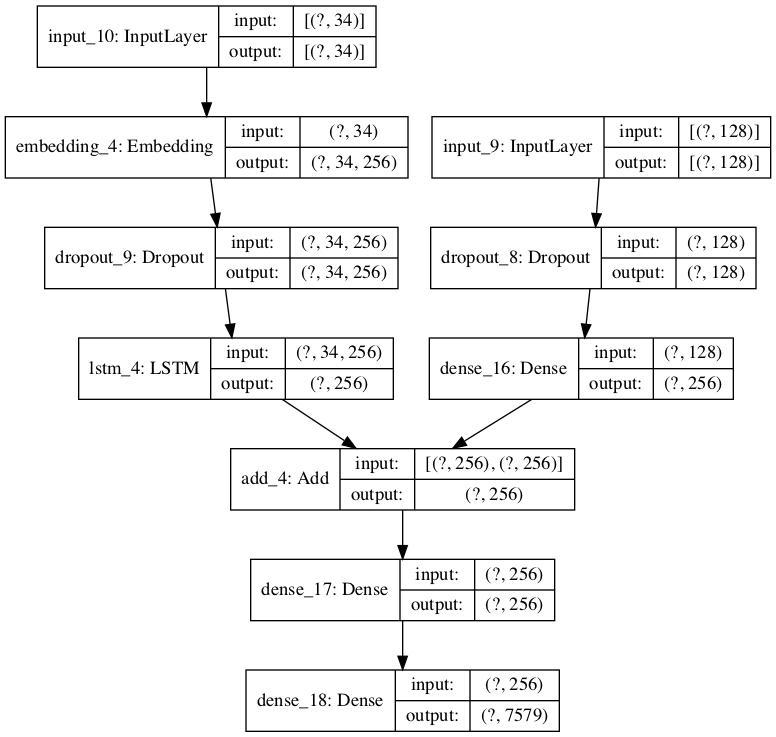

The Python source for this figure:
from numpy import array
from pickle import load
from tensorflow.keras.preprocessing.text import Tokenizer
from tensorflow.keras.preprocessing.sequence import pad_sequences
from tensorflow.keras.utils import to_categorical
from tensorflow.keras.utils import plot_model
from tensorflow.keras.models import Model
from tensorflow.keras.layers import Input
from tensorflow.keras.layers import Dense
from tensorflow.keras.layers import LSTM
from tensorflow.keras.layers import Embedding
from tensorflow.keras.layers import Dropout
from keras.layers.merge import add
from tensorflow.keras.callbacks import ModelCheckpoint
import numpy as np
from tensorflow.keras import layers
from tensorflow.keras.models import Sequential
from tensorflow.keras.layers import Conv2D
from tensorflow.keras.layers import MaxPooling2D
from tensorflow.keras.layers import Flatten
from tensorflow.keras.layers import Dense 
from tensorflow.keras.layers import Dropout 
from tensorflow.keras.layers import Input, Add, Dense, Activation, ZeroPadding2D, BatchNormalization, Flatten, Conv2D, AveragePooling2D, MaxPooling2D, GlobalMaxPooling2D
from tensorflow.keras.models import Model, load_model
from tensorflow.keras.preprocessing import image
from keras.utils import layer_utils
from keras.utils.data_utils import get_file
from tensorflow.keras.applications.imagenet_utils import preprocess_input
import pydot
from IPython.display import SVG
from keras.utils.vis_utils import model_to_dot
from keras.utils import plot_model
from tensorflow.keras.initializers import glorot_uniform
import scipy.misc
from matplotlib.pyplot import imshow
%matplotlib inline
import tensorflow as tf
import imageio
import tensorflow.keras.backend as K
K.set_image_data_format('channels_last')
from pickle import dump
from tensorflow.keras.applications.vgg16 import VGG16
from tensorflow.keras.preprocessing.image import load_img
from tensorflow.keras.preprocessing.image import img_to_array
from tensorflow.keras.applications.vgg16 import preprocess_input
from tensorflow.keras.models import Model
from os import listdir

def GoogleNet():
  
    #installing CNN
    model = Sequential()
    
    #Conv2D(32,(3,3),activation='relu',padding='same',input_shape=(32,32,3)
    model.add(Conv2D(64, (7, 7),activation ='sigmoid',padding='same',input_shape = (640,435,3)))
    
    #step-2 pooling
    model.add(MaxPooling2D (pool_size=(3,3), strides=(1,1)))
    
    #step3
    model.add(Conv2D(192, (3, 3),activation ='sigmoid',padding='same',strides = (1,1)))
    
    #step:4
    model.add(MaxPooling2D (pool_size=(3,3), strides=(2,2)))
    
    #step:5 inception(3a)
    model.add(Conv2D(filters = 256, kernel_size = (1, 1), strides = (1,1), padding = 'same'))
    model.add(Conv2D(filters = 256, kernel_size = (3,3), strides = (1,1), padding = 'same'))
    model.add(Conv2D(filters = 256, kernel_size = (5,5), strides = (1,1), padding = 'same'))
    #step:6 (adding pooling layer to inception(3a))
    model.add(MaxPooling2D (pool_size=(3,3)))
    
    #step7
    model.add(Conv2D(filters = 480, kernel_size = (1, 1), strides = (1,1), padding = 'same'))
    model.add(Conv2D(filters = 480, kernel_size = (3,3), strides = (1,1), padding = 'same'))
    model.add(Conv2D(filters = 480, kernel_size = (5,5), strides = (1,1), padding = 'same'))
    #step:8 (adding pooling layer to inception(3))
    #model.add(MaxPooling2D (pool_size=(3,3)))
    
    #step9
   # model.add(MaxPooling2D (pool_size=(3,3), strides=(1,1)))
    
    #step10
    model.add(Conv2D(filters = 512, kernel_size = (1,1), padding = 'same'))
    model.add(Conv2D(filters = 512, kernel_size = (3,3), padding = 'same'))
    model.add(Conv2D(filters = 512, kernel_size = (5,5), padding = 'same'))
    #(adding pooling layer to inception(3))
    #model.add(MaxPooling2D (pool_size=(3,3)))
    
    #step11
    model.add(Conv2D(filters = 512, kernel_size = (1, 1), strides = (1,1), padding = 'same'))
    model.add(Conv2D(filters = 512, kernel_size = (3,3), strides = (1,1), padding = 'same'))
    model.add(Conv2D(filters = 512, kernel_size = (5,5), strides = (1,1), padding = 'same'))
    #(adding pooling layer to inception(3))
    #model.add(MaxPooling2D (pool_size=(2,2)))
    
    #step12
    model.add(Conv2D(filters = 512, kernel_size = (1, 1), strides = (1,1), padding = 'same'))
    model.add(Conv2D(filters = 512, kernel_size = (3,3), strides = (1,1), padding = 'same'))
    model.add(Conv2D(filters = 512, kernel_size = (5,5), strides = (1,1), padding = 'same'))
    #(adding pooling layer to inception(3))
    #model.add(MaxPooling2D (pool_size=(100,100)))
    
    #step13
    model.add(Conv2D(filters = 528, kernel_size = (1, 1), strides = (1,1), padding = 'same'))
    model.add(Conv2D(filters = 528, kernel_size = (3,3), strides = (1,1), padding = 'same'))
    model.add(Conv2D(filters = 528, kernel_size = (5,5), strides = (1,1), padding = 'same'))
    #(adding pooling layer to inception(3))
    #model.add(MaxPooling2D (pool_size=(3,3)))
    
    #step14
    model.add(Conv2D(filters = 832, kernel_size = (1, 1), strides = (1,1), padding = 'same'))
    model.add(Conv2D(filters = 832, kernel_size = (3,3), strides = (1,1), padding = 'same'))
    model.add(Conv2D(filters = 832, kernel_size = (5,5), strides = (1,1), padding = 'same'))
    
    model.add(Conv2D(filters = 832, kernel_size = (1, 1), strides = (1,1), padding = 'same'))
    model.add(Conv2D(filters = 832, kernel_size = (3,3), strides = (1,1), padding = 'same'))
    model.add(Conv2D(filters = 832, kernel_size = (5,5), strides = (1,1), padding = 'same'))
    #(adding pooling layer to inception(3))
    #model.add(MaxPooling2D (pool_size=(3,3)))
    
    #step15
    model.add(MaxPooling2D (pool_size=(3,3)))
    
    #step16
    model.add(Conv2D(filters = 832, kernel_size = (1, 1), strides = (1,1), padding = 'same'))
    model.add(Conv2D(filters = 832, kernel_size = (3,3), strides = (1,1), padding = 'same'))
    model.add(Conv2D(filters = 832, kernel_size = (5,5), strides = (1,1), padding = 'same'))
    #(adding pooling layer to inception(3))
    model.add(MaxPooling2D (pool_size=(3,3)))
    
    #step17
    model.add(Conv2D(filters = 1024, kernel_size = (1, 1), strides = (1,1), padding = 'same'))
    model.add(Conv2D(filters = 1024, kernel_size = (3,3), strides = (1,1), padding = 'same'))
   # model.add(Conv2D(filters = 1024, kernel_size = (5,5), strides = (1,1), padding = 'same'))
    #(adding pooling layer to inception(3))
    #model.add(MaxPooling2D (pool_size=(3,3)))
    
    #step18
    model.add(AveragePooling2D(pool_size=(1,1), strides =(1,1)))
    
    #step19
    #step17
    model.add(Conv2D(filters = 1024, kernel_size = (1, 1), strides = (1,1), padding = 'same'))
    model.add(Conv2D(filters = 1024, kernel_size = (3,3), strides = (1,1), padding = 'same'))
    model.add(Conv2D(filters = 1024, kernel_size = (5,5), strides = (1,1), padding = 'same'))
    #(adding pooling layer to inception(3))
    model.add(Conv2D(filters = 1024, kernel_size = (1, 1), strides = (1,1), padding = 'same'))
    model.add(Conv2D(filters = 1024, kernel_size = (3,3), strides = (1,1), padding = 'same'))
    model.add(Conv2D(filters = 1024, kernel_size = (5,5), strides = (1,1), padding = 'same'))
    
    model.add(Conv2D(filters = 1024, kernel_size = (1, 1), strides = (1,1), padding = 'same'))
    model.add(Conv2D(filters = 1024, kernel_size = (3,3), strides = (1,1), padding = 'same'))
    model.add(Conv2D(filters = 1024, kernel_size = (5,5), strides = (1,1), padding = 'same'))
    
    model.add(Conv2D(filters = 1024, kernel_size = (1, 1), strides = (1,1), padding = 'same'))
    model.add(Conv2D(filters = 1024, kernel_size = (3,3), strides = (1,1), padding = 'same'))
    model.add(Conv2D(filters = 1024, kernel_size = (5,5), strides = (1,1), padding = 'same'))
    #(adding pooling layer to inception(3))
    model.add(Conv2D(filters = 1024, kernel_size = (1, 1), strides = (1,1), padding = 'same'))
    model.add(Conv2D(filters = 1024, kernel_size = (3,3), strides = (1,1), padding = 'same'))
    model.add(Conv2D(filters = 1024, kernel_size = (5,5), strides = (1,1), padding = 'same'))
    
    model.add(Conv2D(filters = 1024, kernel_size = (1, 1), strides = (1,1), padding = 'same'))
    model.add(Conv2D(filters = 1024, kernel_size = (3,3), strides = (1,1), padding = 'same'))
    model.add(Conv2D(filters = 1024, kernel_size = (5,5), strides = (1,1), padding = 'same'))
    
    
    model.add(Conv2D(filters = 1024, kernel_size = (1, 1), strides = (1,1), padding = 'same'))
    model.add(Conv2D(filters = 1024, kernel_size = (3,3), strides = (1,1), padding = 'same'))
    model.add(Conv2D(filters = 1024, kernel_size = (5,5), strides = (1,1), padding = 'same'))
    #(adding pooling layer to inception(3))
    model.add(Conv2D(filters = 1024, kernel_size = (1, 1), strides = (1,1), padding = 'same'))
    model.add(Conv2D(filters = 1024, kernel_size = (3,3), strides = (1,1), padding = 'same'))
    model.add(Conv2D(filters = 1024, kernel_size = (5,5), strides = (1,1), padding = 'same'))
    
    model.add(Conv2D(filters = 1024, kernel_size = (1, 1), strides = (1,1), padding = 'same'))
    model.add(Conv2D(filters = 1024, kernel_size = (3,3), strides = (1,1), padding = 'same'))
    model.add(Conv2D(filters = 1024, kernel_size = (5,5), strides = (1,1), padding = 'same'))
    
    model.add(Conv2D(filters = 1024, kernel_size = (1, 1), strides = (1,1), padding = 'same'))
    model.add(Conv2D(filters = 1024, kernel_size = (3,3), strides = (1,1), padding = 'same'))
    model.add(Conv2D(filters = 1024, kernel_size = (5,5), strides = (1,1), padding = 'same'))
    #(adding pooling layer to inception(3))
    model.add(Conv2D(filters = 1024, kernel_size = (1, 1), strides = (1,1), padding = 'same'))
    model.add(Conv2D(filters = 1024, kernel_size = (3,3), strides = (1,1), padding = 'same'))
    model.add(Conv2D(filters = 1024, kernel_size = (5,5), strides = (1,1), padding = 'same'))
    
    model.add(Conv2D(filters = 1024, kernel_size = (1, 1), strides = (1,1), padding = 'same'))
    model.add(Conv2D(filters = 1024, kernel_size = (3,3), strides = (1,1), padding = 'same'))
    model.add(Conv2D(filters = 1024, kernel_size = (5,5), strides = (1,1), padding = 'same'))
    
    model.add(MaxPooling2D (pool_size=(3,3)))
    
    #step20
    model.add(Flatten())
    
    #128
    model.add(Dense(activation = 'sigmoid', units=128))
   
    print(model.summary())
	
    return model

# extract features from each photo in the directory
# extract features from each photo in the directory
def extract_features(directory):
	# load the model
	model = GoogleNet()
	# summarize
	print(model.summary())
	# extract features from each photo
	features = dict()
	for name in listdir(directory):
		# load an image from file
		filename = directory + '/' + name
		image = load_img(filename, target_size=(500,330))
		# convert the image pixels to a numpy array
		image = img_to_array(image)
		# reshape data for the model
		image = image.reshape((1, image.shape[0], image.shape[1], image.shape[2]))
		# prepare the image for the VGG model
		image = preprocess_input(image)
		# get features
		feature = model.predict(image, verbose=1)
		# get image id
		image_id = name.split('.')[0]
		# store feature
		features[image_id] = feature
		print('>%s' % name)
	return features


# extract features from all images
directory = 'Flicker8k_Dataset'
features = extract_features(directory)
print('Extracted Features: %d' % len(features))
# save to file
dump(features, open('features.pkl', 'wb'))





from numpy import array
from pickle import load
from keras.preprocessing.text import Tokenizer
from keras.preprocessing.sequence import pad_sequences
from keras.utils import to_categorical
from keras.utils import plot_model
from keras.models import Model
from keras.layers import Input
from keras.layers import Dense
from keras.layers import LSTM
from keras.layers import Embedding
from keras.layers import Dropout
from keras.layers.merge import add
from keras.callbacks import ModelCheckpoint

# load doc into memory
def load_doc(filename):
	# open the file as read only
	file = open(filename, 'r')
	# read all text
	text = file.read()
	# close the file
	file.close()
	return text

# load a pre-defined list of photo identifiers
def load_set(filename):
	doc = load_doc(filename)
	dataset = list()
	# process line by line
	for line in doc.split('\n'):
		# skip empty lines
		if len(line) < 1:
			continue
		# get the image identifier
		identifier = line.split('.')[0]
		dataset.append(identifier)
	return set(dataset)

# load clean descriptions into memory
def load_clean_descriptions(filename, dataset):
	# load document
	doc = load_doc(filename)
	descriptions = dict()
	for line in doc.split('\n'):
		# split line by white space
		tokens = line.split()
		# split id from description
		image_id, image_desc = tokens[0], tokens[1:]
		# skip images not in the set
		if image_id in dataset:
			# create list
			if image_id not in descriptions:
				descriptions[image_id] = list()
			# wrap description in tokens
			desc = 'startseq ' + ' '.join(image_desc) + ' endseq'
			# store
			descriptions[image_id].append(desc)
	return descriptions

# load photo features
def load_photo_features(filename, dataset):
	# load all features
	all_features = load(open(filename, 'rb'))
	# filter features
	features = {k: all_features[k] for k in dataset}
	return features

# covert a dictionary of clean descriptions to a list of descriptions
def to_lines(descriptions):
	all_desc = list()
	for key in descriptions.keys():
		[all_desc.append(d) for d in descriptions[key]]
	return all_desc

# fit a tokenizer given caption descriptions
def create_tokenizer(descriptions):
	lines = to_lines(descriptions)
	tokenizer = Tokenizer()
	tokenizer.fit_on_texts(lines)
	return tokenizer

# calculate the length of the description with the most words
def max_length(descriptions):
	lines = to_lines(descriptions)
	return max(len(d.split()) for d in lines)

# create sequences of images, input sequences and output words for an image
def create_sequences(tokenizer, max_length, descriptions, photos, vocab_size):
	X1, X2, y = list(), list(), list()
	# walk through each image identifier
	for key, desc_list in descriptions.items():
		# walk through each description for the image
		for desc in desc_list:
			# encode the sequence
			seq = tokenizer.texts_to_sequences([desc])[0]
			# split one sequence into multiple X,y pairs
			for i in range(1, len(seq)):
				# split into input and output pair
				in_seq, out_seq = seq[:i], seq[i]
				# pad input sequence
				in_seq = pad_sequences([in_seq], maxlen=max_length)[0]
				# encode output sequence
				out_seq = to_categorical([out_seq], num_classes=vocab_size)[0]
				# store
				X1.append(photos[key][0])
				X2.append(in_seq)
				y.append(out_seq)
	return array(X1), array(X2), array(y)

# define the captioning model
def define_model(vocab_size, max_length):
	# feature extractor model
	inputs1 = Input(shape=(128,))
	fe1 = Dropout(0.5)(inputs1)
	fe2 = Dense(256, activation='relu')(fe1)
	# sequence model
	inputs2 = Input(shape=(max_length,))
	se1 = Embedding(vocab_size, 256, mask_zero=True)(inputs2)
	se2 = Dropout(0.5)(se1)
	se3 = LSTM(256)(se2)
	# decoder model
	decoder1 = add([fe2, se3])
	decoder2 = Dense(256, activation='relu')(decoder1)
	outputs = Dense(vocab_size, activation='softmax')(decoder2)
	# tie it together [image, seq] [word]
	model = Model(inputs=[inputs1, inputs2], outputs=outputs)
	model.compile(loss='categorical_crossentropy', optimizer='adam')
	# summarize model
	print(model.summary())
	plot_model(model, to_file='model.png', show_shapes=True)
	return model

# train dataset

# load training dataset (6K)
filename = 'Flickr8k_text/Flickr_8k.trainImages.txt'
train = load_set(filename)
print('Dataset: %d' % len(train))
# descriptions
train_descriptions = load_clean_descriptions('descriptions.txt', train)
print('Descriptions: train=%d' % len(train_descriptions))
# photo features
train_features = load_photo_features('features.pkl', train)
print('Photos: train=%d' % len(train_features))
# prepare tokenizer
tokenizer = create_tokenizer(train_descriptions)
vocab_size = len(tokenizer.word_index) + 1
print('Vocabulary Size: %d' % vocab_size)
# determine the maximum sequence length
max_length = max_length(train_descriptions)
print('Description Length: %d' % max_length)
# prepare sequences
X1train, X2train, ytrain = create_sequences(tokenizer, max_length, train_descriptions, train_features, vocab_size)

# dev dataset

# load test set
filename = 'Flickr8k_text/Flickr_8k.devImages.txt'
test = load_set(filename)
print('Dataset: %d' % len(test))
# descriptions
test_descriptions = load_clean_descriptions('descriptions.txt', test)
print('Descriptions: test=%d' % len(test_descriptions))
# photo features
test_features = load_photo_features('features.pkl', test)
print('Photos: test=%d' % len(test_features))
# prepare sequences
X1test, X2test, ytest = create_sequences(tokenizer, max_length, test_descriptions, test_features, vocab_size)

# fit model

# define the model
model = define_model(vocab_size, max_length)
# define checkpoint callback
filepath = 'model-ep003-loss3.614-val_loss3.845.h5'
checkpoint = ModelCheckpoint(filepath, monitor='val_loss', verbose=1, save_best_only=True, mode='min')
# fit model
model.fit([X1train, X2train], ytrain, epochs=25, verbose=1, callbacks=[checkpoint], validation_data=([X1test, X2test], ytest))




from numpy import argmax
from pickle import load
from keras.preprocessing.text import Tokenizer
from keras.preprocessing.sequence import pad_sequences
from keras.models import load_model
from nltk.translate.bleu_score import corpus_bleu

# load doc into memory
def load_doc(filename):
	# open the file as read only
	file = open(filename, 'r')
	# read all text
	text = file.read()
	# close the file
	file.close()
	return text

# load a pre-defined list of photo identifiers
def load_set(filename):
	doc = load_doc(filename)
	dataset = list()
	# process line by line
	for line in doc.split('\n'):
		# skip empty lines
		if len(line) < 1:
			continue
		# get the image identifier
		identifier = line.split('.')[0]
		dataset.append(identifier)
	return set(dataset)

# load clean descriptions into memory
def load_clean_descriptions(filename, dataset):
	# load document
	doc = load_doc(filename)
	descriptions = dict()
	for line in doc.split('\n'):
		# split line by white space
		tokens = line.split()
		# split id from description
		image_id, image_desc = tokens[0], tokens[1:]
		# skip images not in the set
		if image_id in dataset:
			# create list
			if image_id not in descriptions:
				descriptions[image_id] = list()
			# wrap description in tokens
			desc = 'startseq ' + ' '.join(image_desc) + ' endseq'
			# store
			descriptions[image_id].append(desc)
	return descriptions

# load photo features
def load_photo_features(filename, dataset):
	# load all features
	all_features = load(open(filename, 'rb'))
	# filter features
	features = {k: all_features[k] for k in dataset}
	return features

# covert a dictionary of clean descriptions to a list of descriptions
def to_lines(descriptions):
	all_desc = list()
	for key in descriptions.keys():
		[all_desc.append(d) for d in descriptions[key]]
	return all_desc

# fit a tokenizer given caption descriptions
def create_tokenizer(descriptions):
	lines = to_lines(descriptions)
	tokenizer = Tokenizer()
	tokenizer.fit_on_texts(lines)
	return tokenizer

# calculate the length of the description with the most words
def max_length(descriptions):
	lines = to_lines(descriptions)
	return max(len(d.split()) for d in lines)

# map an integer to a word
def word_for_id(integer, tokenizer):
	for word, index in tokenizer.word_index.items():
		if index == integer:
			return word
	return None

# generate a description for an image
def generate_desc(model, tokenizer, photo, max_length):
	# seed the generation process
	in_text = 'startseq'
	# iterate over the whole length of the sequence
	for i in range(max_length):
		# integer encode input sequence
		sequence = tokenizer.texts_to_sequences([in_text])[0]
		# pad input
		sequence = pad_sequences([sequence], maxlen=max_length)
		# predict next word
		yhat = model.predict([photo,sequence], verbose=0)
		# convert probability to integer
		yhat = argmax(yhat)
		# map integer to word
		word = word_for_id(yhat, tokenizer)
		# stop if we cannot map the word
		if word is None:
			break
		# append as input for generating the next word
		in_text += ' ' + word
		# stop if we predict the end of the sequence
		if word == 'endseq':
			break
	return in_text

# evaluate the skill of the model
def evaluate_model(model, descriptions, photos, tokenizer, max_length):
	actual, predicted = list(), list()
	# step over the whole set
	for key, desc_list in descriptions.items():
		# generate description
		yhat = generate_desc(model, tokenizer, photos[key], max_length)
		# store actual and predicted
		references = [d.split() for d in desc_list]
		actual.append(references)
		predicted.append(yhat.split())
	# calculate BLEU score
	print('BLEU-1: %f' % corpus_bleu(actual, predicted, weights=(1.0, 0, 0, 0)))
	print('BLEU-2: %f' % corpus_bleu(actual, predicted, weights=(0.5, 0.5, 0, 0)))
	print('BLEU-3: %f' % corpus_bleu(actual, predicted, weights=(0.3, 0.3, 0.3, 0)))
	print('BLEU-4: %f' % corpus_bleu(actual, predicted, weights=(0.25, 0.25, 0.25, 0.25)))

# prepare tokenizer on train set

# load training dataset (6K)
filename = 'Flickr8k_text/Flickr_8k.trainImages.txt'
train = load_set(filename)
print('Dataset: %d' % len(train))
# descriptions
train_descriptions = load_clean_descriptions('descriptions.txt', train)
print('Descriptions: train=%d' % len(train_descriptions))
# prepare tokenizer
tokenizer = create_tokenizer(train_descriptions)
vocab_size = len(tokenizer.word_index) + 1
print('Vocabulary Size: %d' % vocab_size)
# determine the maximum sequence length
max_length = max_length(train_descriptions)
print('Description Length: %d' % max_length)

# prepare test set

# load test set
filename = 'Flickr8k_text/Flickr_8k.testImages.txt'
test = load_set(filename)
print('Dataset: %d' % len(test))
# descriptions
test_descriptions = load_clean_descriptions('descriptions.txt', test)
print('Descriptions: test=%d' % len(test_descriptions))
# photo features
test_features = load_photo_features('features.pkl', test)
print('Photos: test=%d' % len(test_features))

# load the model
filename = 'model-ep003-loss3.614-val_loss3.845.h5'
model = load_model(filename)
# evaluate model
evaluate_model(model, test_descriptions, test_features, tokenizer, max_length)
